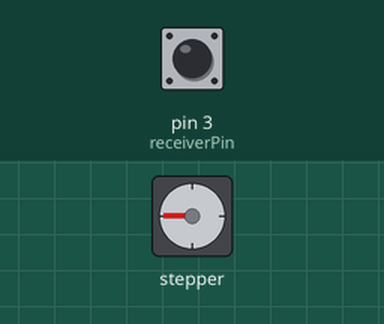
Recording of a sketch running on a simulated Arduino Uno, built with avr-gcc and run on an emulated ATmega328P. Parts: stepper motor. The test bench sets the inputs (shaded band); at power-on: pin 3 (receiverPin) LOW. Stepper angles assume 200 steps per turn; what the sketch prints to the serial monitor is not drawn.

Above: at 1.2 s.
1.3 s: pin 3 (receiverPin) pulsed HIGH 2 times (0.12 s each, 0.3 s apart)
At 1.88 s:
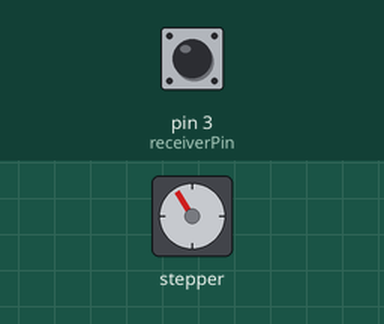
At 2.49 s:
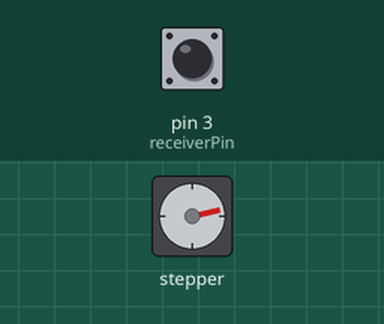
Timing chart, 0 to 13.3 s (numbered marks = the images above; inputs shaded):
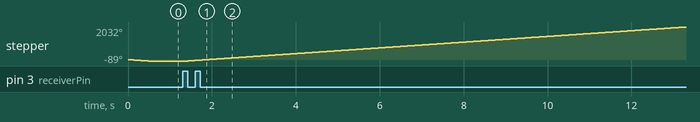

Measured:
- after the input at 1.3 s, stepper: keeps turning clockwise at about 179°/s, starting after 0.13 s
- by itself, stepper: turns 89° counter-clockwise in 0.48 s

The sketch:

ReducedTimonCode.ino
```cpp
#include <Stepper.h>
const int receiverPin = 3;
volatile unsigned long pulseStart = 0;
volatile unsigned long pulseWidth = 0;
int currentStep = 0;
int targetStep = 25;
const int stepsPerRevolution = 200;
Stepper mystepper(stepsPerRevolution, 5, 6, 7, 8);

void setup() {
    Serial.begin(9600);
    pinMode(receiverPin, INPUT);
    mystepper.setSpeed(30);
    attachInterrupt(digitalPinToInterrupt(receiverPin), readPulse, CHANGE);
}

void loop() {
    targetStep = map(pulseWidth, 996, 1996, 0, 50);
    if (abs(targetStep - currentStep) < 5) {
        Serial.print("no");
    } else {
    mystepper.step(targetStep - currentStep);
    currentStep = targetStep;
    Serial.print("yes");
    }
    Serial.print(targetStep);
    Serial.print("             ");
    Serial.println(currentStep);

}

void readPulse() {
    if (digitalRead(receiverPin)==HIGH) {
        pulseStart = micros();
    } else{
        pulseWidth = micros() - pulseStart;
    }
}
```
